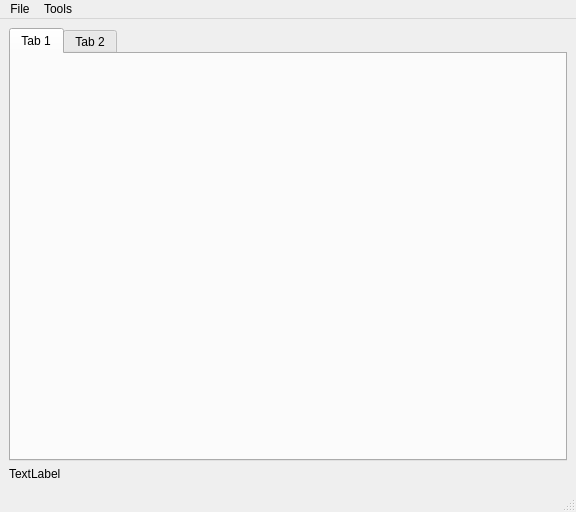
<?xml version="1.0" encoding="UTF-8"?>
<ui version="4.0">
 <class>ServerMain</class>
 <widget class="QMainWindow" name="ServerMain">
  <property name="geometry">
   <rect>
    <x>0</x>
    <y>0</y>
    <width>576</width>
    <height>512</height>
   </rect>
  </property>
  <property name="windowTitle">
   <string>VIAN Corpus Server</string>
  </property>
  <property name="tabShape">
   <enum>QTabWidget::Rounded</enum>
  </property>
  <widget class="QWidget" name="centralwidget">
   <layout class="QVBoxLayout" name="verticalLayout">
    <item>
     <widget class="QTabWidget" name="tabWidget">
      <widget class="QWidget" name="tab">
       <attribute name="title">
        <string>Tab 1</string>
       </attribute>
      </widget>
      <widget class="QWidget" name="tab_2">
       <attribute name="title">
        <string>Tab 2</string>
       </attribute>
      </widget>
     </widget>
    </item>
    <item>
     <widget class="QLabel" name="lbl_message">
      <property name="text">
       <string>TextLabel</string>
      </property>
     </widget>
    </item>
   </layout>
  </widget>
  <widget class="QMenuBar" name="menubar">
   <property name="geometry">
    <rect>
     <x>0</x>
     <y>0</y>
     <width>576</width>
     <height>21</height>
    </rect>
   </property>
   <widget class="QMenu" name="menuFile">
    <property name="title">
     <string>File</string>
    </property>
    <addaction name="actionLoad_Dataset"/>
   </widget>
   <widget class="QMenu" name="menuTools">
    <property name="title">
     <string>Tools</string>
    </property>
    <addaction name="actionRun"/>
   </widget>
   <addaction name="menuFile"/>
   <addaction name="menuTools"/>
  </widget>
  <widget class="QStatusBar" name="statusbar"/>
  <action name="actionRun">
   <property name="text">
    <string>Run</string>
   </property>
  </action>
  <action name="actionLoad_Dataset">
   <property name="text">
    <string>Load Database</string>
   </property>
  </action>
 </widget>
 <resources/>
 <connections/>
</ui>
